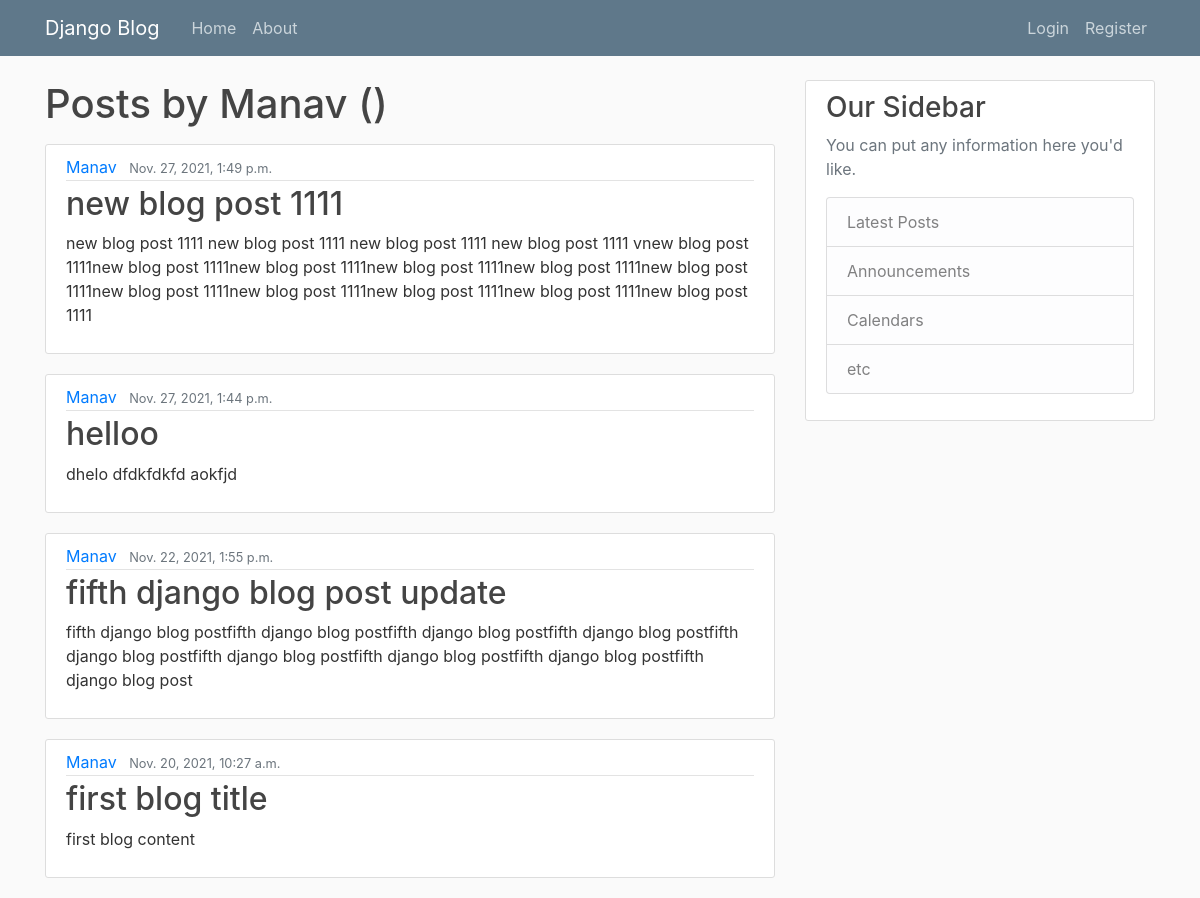
/user/Manav/, run on the app's committed database.
### blog/models.py (models this page shows)
class Post(models.Model):
    title = models.CharField(max_length=100)
    content = models.TextField()
    date_posted = models.DateTimeField(default=timezone.now)
    author = models.ForeignKey(User,on_delete=models.CASCADE)

### blog/views.py (the view)
# urls.py: path('user/<str:username>/',UserPostListView.as_view(),name='user-post'),
class UserPostListView(ListView):
    model = Post
    template_name = 'blog/user_post.html'
    context_object_name = 'posts'
    def get_queryset(self):
        user = get_object_or_404(User,username=self.kwargs.get('username'))
        return Post.objects.filter(author=user).order_by('-date_posted')

### blog/templates/blog/user_post.html (shortened to what this page needs)
{% extends 'blog/base.html' %}
{% block content %}
<h1 class="mb-3">Posts by {{ view.kwargs.username }} ({{ page_obj.paginator.count }}) </h1>
    {% for post in posts %}
    <article class="media content-section">
    <div class="media-body">
        <div class="article-metadata">
        <a class="mr-2" href="{% url 'user-post' post.author.username %}">{{ post.author }}</a>
        <small class="text-muted">{{ post.date_posted }}</small>
        </div>
        <h2><a class="article-title" href="{% url 'post_detail' post.id %}">{{ post.title }}</a></h2>
        <p class="article-content">{{ post.content }}</p>
    </div>
    </article>
    {% endfor %}
{% endblock content %}

### blog/templates/blog/base.html (shortened to what this page needs)
{% load static %}
<!doctype html>
<html lang="en">
  <head>
    <link rel="stylesheet" href="https://maxcdn.bootstrapcdn.com/bootstrap/4.0.0/css/bootstrap.min.css">
    <link rel="stylesheet" type="text/css" href="{% static 'blog/main.css' %}">
  </head>
  <body>
<header class="site-header">
  <nav class="navbar navbar-expand-md navbar-dark bg-steel fixed-top">
    <div class="container">
      <a class="navbar-brand mr-4" href="{% url 'blog-home' %}">Django Blog</a>
      <div class="collapse navbar-collapse" id="navbarToggle">
        <div class="navbar-nav mr-auto">
          <a class="nav-item nav-link" href="{% url 'blog-home' %}">Home</a>
          <a class="nav-item nav-link" href="{% url 'blog-about' %}">About</a>
        </div>
        <div class="navbar-nav">
        {% if user.is_authenticated %}
          <a class="nav-item nav-link" href="{% url 'post-create' %}">Create Post</a>
          <a class="nav-item nav-link" href="{% url 'logout' %}">Logout</a>
          <a class="nav-item nav-link" href="{% url 'profile' %}">profile</a>
        {% else %}
          <a class="nav-item nav-link" href="{% url 'login' %}">Login</a>
          <a class="nav-item nav-link" href="{% url 'register' %}">Register</a>
        {% endif %}
        </div>
      </div>
    </div>
  </nav>
</header>
<main role="main" class="container">
  <div class="row">
    <div class="col-md-8">
      {% block content %}{% endblock %}
    </div>
    <div class="col-md-4">
      <div class="content-section">
        <h3>Our Sidebar</h3>
        <p class='text-muted'>You can put any information here you'd like.
          <ul class="list-group">
            <li class="list-group-item list-group-item-light">Latest Posts</li>
            <li class="list-group-item list-group-item-light">Announcements</li>
            <li class="list-group-item list-group-item-light">Calendars</li>
            <li class="list-group-item list-group-item-light">etc</li>
          </ul>
        </p>
      </div>
    </div>
  </div>
</main>
  </body>
</html>

### blog/static/blog/main.css (style rules this page uses)
body { background: #fafafa; color: #333333; margin-top: 5rem; }
h1, h2, h3, h4, h5, h6 { color: #444444; }
ul { margin: 0; }
.bg-steel { background-color: #5f788a; }
.site-header .navbar-nav .nav-link { color: #cbd5db; }
.content-section { background: #ffffff; padding: 10px 20px; border: 1px solid #dddddd; border-radius: 3px; margin-bottom: 20px; }
.article-title { color: #444444; }
.article-content { white-space: pre-line; }
.article-metadata { padding-bottom: 1px; margin-bottom: 4px; border-bottom: 1px solid #e3e3e3 }

### data on the page
Post: author "Manav", date_posted "Nov. 27, 2021, 1:49 p.m.", title "new blog post 1111", content "new blog post 1111 new blog post 1111 new blog post 1111 new blog post 1111 vnew blog post 1111new blog post 1111new blog post 1111new blog post 1111new blog post 1111new blog post 1111new blog post 1111new blog post 1111new blog post 1111new blog post 1111new blog post 1111"
Post: author "Manav", date_posted "Nov. 27, 2021, 1:44 p.m.", title "helloo", content "dhelo dfdkfdkfd aokfjd"
Post: author "Manav", date_posted "Nov. 22, 2021, 1:55 p.m.", title "fifth django blog post update", content "fifth django blog postfifth django blog postfifth django blog postfifth django blog postfifth django blog postfifth django blog postfifth django blog postfifth django blog postfifth django blog post"
Post: author "Manav", date_posted "Nov. 20, 2021, 10:27 a.m.", title "first blog title", content "first blog content"

### other printed values
{{ view.kwargs.username }} "Manav"
